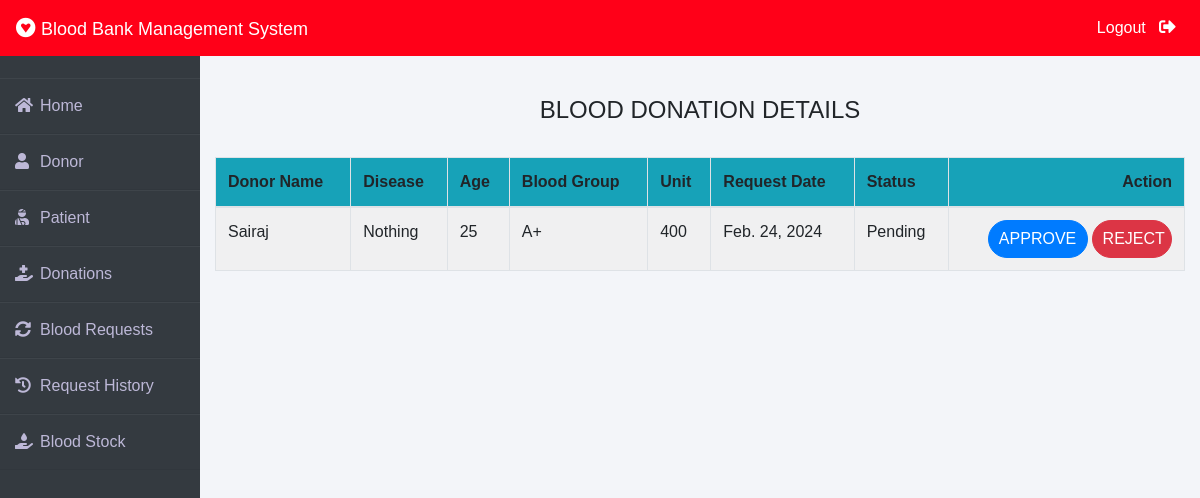
The page /admin-donation (signed in) on the database as committed earlier.
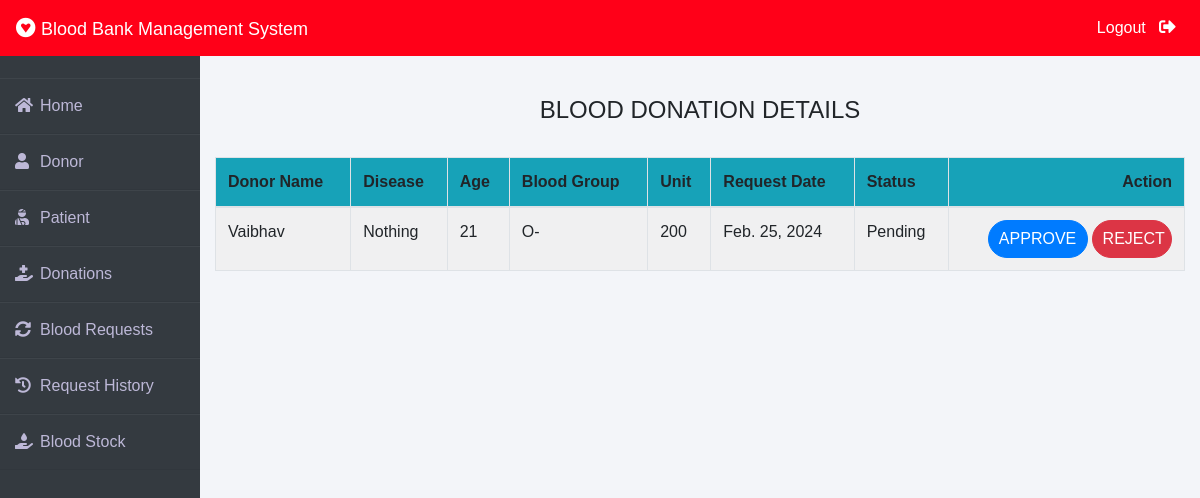
The same page on the database as committed later.
### donor/models.py (models this page shows, shortened)
class BloodDonate(models.Model):
    donor=models.ForeignKey(Donor,on_delete=models.CASCADE)
    disease=models.CharField(max_length=100,default="Nothing")
    age=models.PositiveIntegerField()
    bloodgroup=models.CharField(max_length=10)
    unit=models.PositiveIntegerField(default=0)
    status=models.CharField(max_length=20,default="Pending")
    date=models.DateField(auto_now=True)

class Donor(models.Model):
    user=models.OneToOneField(User,on_delete=models.CASCADE)
    profile_pic= models.ImageField(upload_to='profile_pic/Donor/',null=True,blank=True)
    bloodgroup=models.CharField(max_length=10)
    address = models.CharField(max_length=40)
    mobile = models.CharField(max_length=20,null=False)
    def __str__(self):
        return self.user.first_name

### blood/views.py (the view)
# urls.py: path('admin-donation', views.admin_donation_view,name='admin-donation'),
@login_required(login_url='adminlogin')
def admin_donation_view(request):
    donations=dmodels.BloodDonate.objects.all()
    return render(request,'blood/admin_donation.html',{'donations':donations})

### templates/blood/admin_donation.html (shortened to what this page needs)
{% extends 'blood/adminbase.html' %}
{% block content %}
{% load widget_tweaks %}
{%load static%}
<head>
   </head>
<br><br>
<div class="container">
    <H4 class="text-center">BLOOD DONATION DETAILS</H4><br>
    <table class="table table-light table-hover table-bordered table-striped">
        <thead class="bg-info">
            <tr>
                <th scope="col">Donor Name</th>
                <th scope="col">Disease</th>
                <th scope="col">Age</th>
                <th scope="col">Blood Group</th>
                <th scope="col">Unit</th>
                <th scope="col">Request Date</th>
                <th scope="col">Status</th>
                <th class="text-right">Action</th>
            </tr>
        </thead>
        <tbody>
            {% for t in donations %}
            <tr>
                <td> {{t.donor}}</td>
                <td> {{t.disease}}</td>
                <td> {{t.age}}</td>
                <td>{{t.bloodgroup}}</td>
                <td>{{t.unit}}</td>
                <td>{{t.date}}</td>
                <td>{{t.status}}</td>
                {% if t.status == 'Pending' %}
                <td class="text-right">
                    <button class="btn btn-primary badge-pill" style="width: 100px;"><a  style="text-decoration: none;color: white;" href="{% url 'approve-donation' t.id  %}">APPROVE</a> </button>
                    <button class="btn btn-danger badge-pill" style="width: 80px;"><a  style="text-decoration: none;color: white;" href="{% url 'reject-donation' t.id  %}">REJECT</a> </button>
                </td>
                {% elif  t.status == 'Approved' %}
                <td><span class="label warning">{{t.unit}} Unit Added To Stock</span></td>
                {% else %}
                <td><span class="label danger">0 Unit Added To Stock</span></td>
                {% endif %}
            </tr>
            {% endfor %}
        </tbody>
    </table>
</div>
{% endblock content %}

Rows that differ between the two databases and show on the page:
removed BloodDonate: donor "Sairaj", disease "Nothing", age "25", bloodgroup "A+", unit "400", date "Feb. 24, 2024", status "Pending", shows "APPROVE"
added BloodDonate: donor "Vaibhav", disease "Nothing", age "21", bloodgroup "O-", unit "200", date "Feb. 25, 2024", status "Pending", shows "APPROVE"
